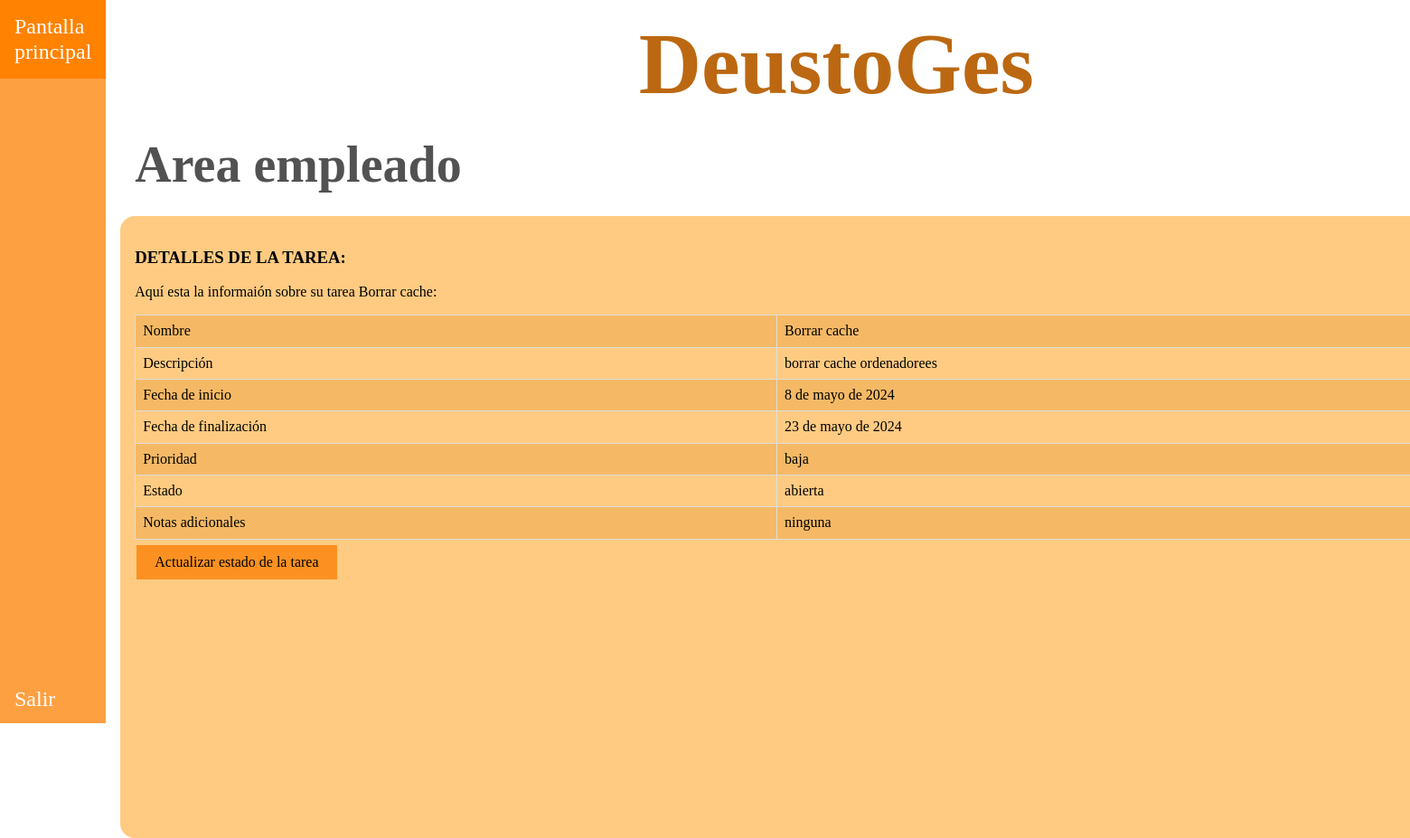
/appDeustoGes/empleados/1/tareas/1, run on the app's committed database.
### appDeustoGes/models.py (models this page shows, shortened)
class Tarea(models.Model):
    nombre = models.CharField(max_length=15)
    descripcion = models.TextField()
    fecha_inicio = models.DateField()
    fecha_fin = models.DateField()
    prioridad = models.CharField(max_length=10, choices=(('alta', 'Alta'), ('media', 'Media'), ('baja', 'Baja')))
    estado = models.CharField(max_length=20, choices=(
        ('abierta', 'Abierta'), ('asignada', 'Asignada'), ('en_proceso', 'En proceso'), ('finalizada', 'Finalizada')))
    notas_adicionales = models.TextField()
    empleado = models.ForeignKey(Empleado, on_delete=models.CASCADE)
    created = models.DateTimeField(auto_now_add=True,blank=True, null=True)
    updated = models.DateTimeField(auto_now=True,blank=True, null=True)
    class Meta:
        verbose_name = 'tarea'
        verbose_name_plural = 'tareas'

### appDeustoGes/views.py (the view)
# urls.py: path("/empleados/<int:id_empleado>/tareas/<int:id_tarea>", views.show_tarea, name='tarea_detail'),
def show_tarea(request, id_tarea, id_empleado):
    tarea = get_object_or_404(Tarea, id=id_tarea)
    empleado = get_object_or_404(Empleado, id=id_empleado)
    context = {'tarea': tarea, 'empleado': empleado}
    return render(request, "appDeustoGes/tarea_detail.html", context)

### templates/appDeustoGes/tarea_detail.html
{% extends "base.html" %}
{% block css %}
    <link rel="stylesheet" href="/../static/css/normalize.css">
    <link rel="stylesheet" href="/../static/css/style.css">
{% endblock %}
{% block nav_header %}
    <nav class="barra-lateral">
        <ul class="listado-barra-lateral">
            <div>
                <li><a href="{% url 'pantalla_empleado' empleado.id %}">Pantalla principal</a></li>
            </div>
            <div>
                <li><a href="{% url 'login' %}">Salir</a></li>
            </div>
        </ul>
    </nav>
{% endblock %}
{% block main_contenido %}
    <h2>Area empleado</h2>
    <div class="contenido">
        <h3>DETALLES DE LA TAREA:</h3>
    <p>Aquí esta la informaión sobre su tarea {{ tarea.nombre }}:</p>
    {% if tarea %}
        <table class="estilos-table">
    <tr>
        <td>Nombre</td>
        <td>{{ tarea.nombre }}</td>
    </tr>
    <tr>
        <td>Descripción</td>
        <td>{{ tarea.descripcion }}</td>
    </tr>
    <tr>
        <td>Fecha de inicio</td>
        <td>{{ tarea.fecha_inicio }}</td>
    </tr>
    <tr>
        <td>Fecha de finalización</td>
        <td>{{ tarea.fecha_fin }}</td>
    </tr>
    <tr>
        <td>Prioridad</td>
        <td>{{ tarea.prioridad }}</td>
    </tr>
    <tr>
        <td>Estado</td>
        <td>{{ tarea.estado }}</td>
    </tr>
    <tr>
        <td>Notas adicionales</td>
        <td>{{tarea.notas_adicionales}}</td>
    </tr>
</table>
    {% endif %}
        <button class="añadir-button">
        <a href="{% url 'tarea_update' empleado.id tarea.id %}">Actualizar estado de la tarea</a>
        </button>
    </div>
{% endblock %}

### static/css/style.css (style rules this page uses)
html { box-sizing: border-box; }
*, *:before, *:after { box-sizing: inherit; }
a { text-decoration: none; color: black; }
ul { list-style: none; margin: 0; padding: 0; }
.flex { display: flex; }
h2 { margin-block:0; padding-block: 1.5rem; margin-left: 2rem; font-size: 3.5rem; width: 100%; color: rgba(0, 0, 0, 0.678); }
.barra-lateral { max-width: 15rem; background-color: rgba(252, 140, 24, 0.82); height: 100vh; }
.listado-barra-lateral { display: grid; grid-template-rows: 93vh 7vh; }
.listado-barra-lateral a { font-size: 1.5rem; color: white; display: block; padding: 1rem; }
.contenido { padding: 1rem; margin-left: 1rem; width: 100rem; height: 43rem; background-color: rgba(255, 149, 0, 0.49); border-radius: 1rem; }
.estilos-table { width: 100%; border-collapse: collapse; }
.estilos-table td { border: 1px solid #dddddd; text-align: left; padding: 8px; }
.estilos-table tr:nth-child(odd) { background-color: rgba(216, 136, 24, 0.27); }
.añadir-button { background-color: rgba(252, 140, 24, 0.91); text-align: center; border: none; color: white; padding: 10px 20px; text-decoration: none; display: inline-block; font-size: 16px; margin: 6px 2px; transition-duration: 0.4s; cursor: pointer; }

### data on the page
Tarea: nombre "Borrar cache", descripcion "borrar cache ordenadorees", fecha_inicio "8 de mayo de 2024", fecha_fin "23 de mayo de 2024", prioridad "baja", estado "abierta", notas_adicionales "ninguna"
